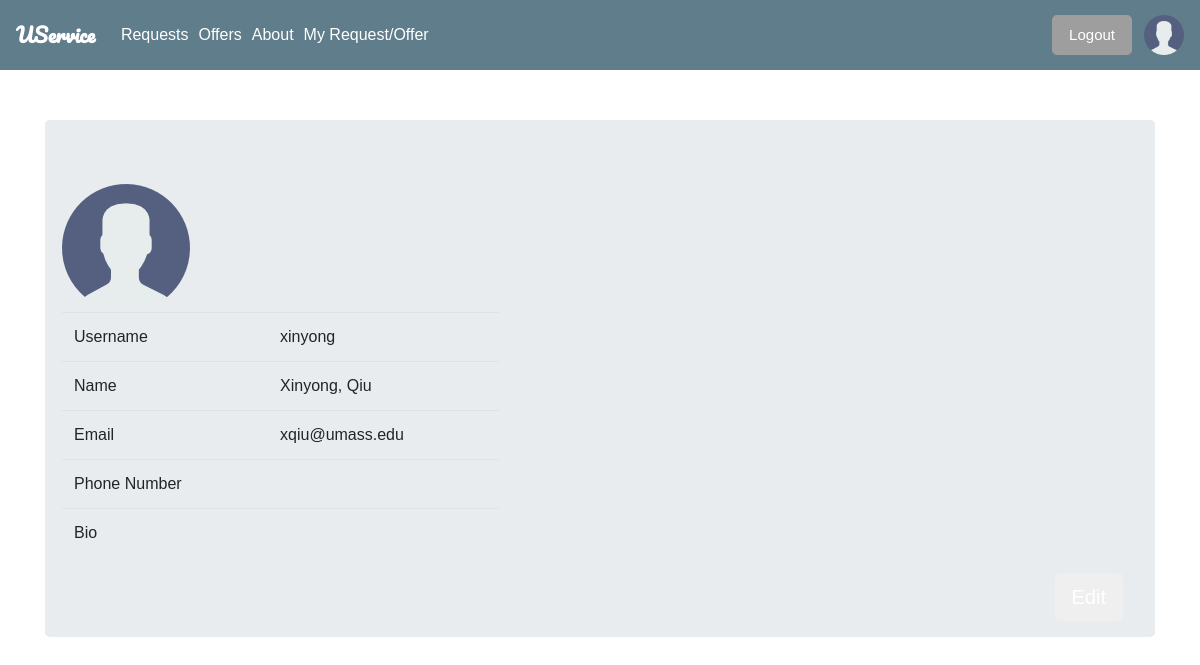
/USERVICE/profile/4 (signed in), run on the app's committed database.
### USERVICE/models.py (models this page shows, shortened)
class Profile(models.Model):
    user = models.ForeignKey(User, on_delete=models.SET_NULL, null=True)
    bio=models.TextField(max_length=500,blank=True)
    phone_regex = RegexValidator(regex=r'^\+?1?\d{9,15}$', message="Phone number must be entered in the format: '+999999999'. Up to 15 digits allowed.")
    phone_number = models.CharField(validators=[phone_regex], max_length=17, blank=True) # validators should be a list                            error_message = ("Phone number must be entered in the format: '+999999999'. Up to 15 digits allowed."))

### USERVICE/views.py (the view)
# urls.py: url(r'^profile/(?P<pk>\d+)$', views.profileDetailView.as_view(), name='profile'),
@method_decorator(login_required, name='dispatch')
class profileDetailView(generic.DetailView):
    model=Profile
    context_object_name='profile'
    template_name='profile.html'
    def get_context_data(self, **kwargs):
        context = super(profileDetailView, self).get_context_data(**kwargs)
        user = User.objects.get(id=self.request.user.pk)
        context['email']=user.email
        context['first_name']=user.first_name
        context['last_name']=user.last_name
        context['username']=user.get_username
        return context

### USERVICE/templates/profile.html (shortened to what this page needs)
{% extends "base_generic.html" %}
{% block extra_head %}
{% load static %}
{% endblock %}
{% block content %}
      <div class='container' style="margin-top:10%" >
        {% if user.is_authenticated %}
        <div class='jumbotron'>
          <div class="row">
                  <div class="panel-body">
                    <div class="row">
                      <div class="col-md-3 col-lg-3 " align="center">
                        <img alt="User Pic"
                        src="{% static 'image/blankprofile.png' %}" class="img-circle img-responsive">
                      </div>
                      <div class=" col-md-12 col-lg-12" align="center">
                        <table class="table table-user-information">
                          <tbody>
                            <tr>
                              <td>Username</td>
                              {%ifequal profile.user.get_username user.get_username%}
                              <td>{{user.get_username}}</td>
                              {%else%}
                              <td>{{ profile.user.get_username }}</td>
                              {%endifequal%}
                            </tr>
                            <tr>
                              <td>Name</td>
                              {%ifequal profile.user.first_name ''%}
                              <td>{{ user.first_name }}, {{ user.last_name }}</td>
                              {%else%}
                              <td>{{ profile.user.first_name }}, {{ profile.user.last_name }}</td>
                              {%endifequal%}
                            </tr>
                            <tr>
                              <td>Email</td>
                              {%ifequal profile.user.email ''%}
                              <td>{{ user.email }}</td>
                              {%else%}
                              <td>{{ profile.user.email }}</td>
                              {%endifequal%}
                            </tr>
                            <tr>
                              <td>Phone Number</td>
                              <td>{{profile.phone_number}}</td>
                            </tr>
                            <tr>
                              <td>Bio</td>
                              <td>{{profile.bio}}</td>
                            </tr>
                          </tbody>
                        </table>
                      </div>
                    </div>
                  </div>
                </div>
                <div class="float-right">
                  {%ifequal user profile.user%}
                <button type="button" class="btn btn-lg"><a href='{% url 'profile_Edit' pk=user.pk%}'>Edit</a></button>
                  {%endifequal%}
              </div>
                {%endif%}
              </div>
{% endblock %}

### USERVICE/static/css/navbar.css (style rules this page uses)
* { font-family: Arial, Helvetica, sans-serif; }
table { border-spacing: 100px; }
a, a:active, a:hover { color: white; text-decoration: none; }

### data on the page
Profile: user.first_name "Xinyong", user.last_name "Qiu", user.email "xqiu@umass.edu"

### other printed values
{{ user.get_username }} "xinyong"
